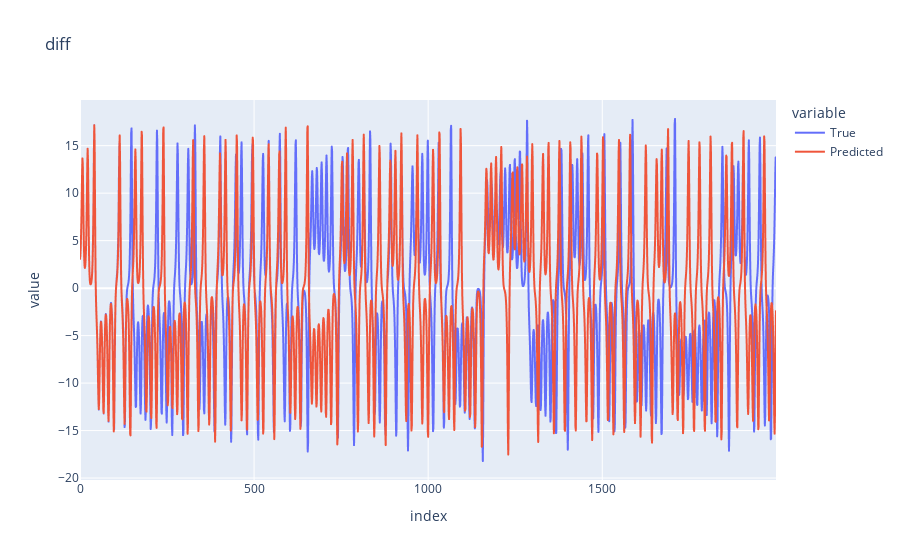

Notebook source saved alongside this figure:
### Code cell
# Plotting:
i = 0
title = "diff"
data = {"True": diff_true[:, i], "Predicted": diff_pred[:, i]}
fig = plotting.plot_multiple_1d_time_series(data, title=title)
fig.show()

### Figure 1 — Plotly figure (JSON) as saved in the notebook; plotly's stock layout.template omitted (floating-point values rounded to 4 significant figures; data arrays with more than 128 entries replaced by an {"elided": "..."} marker saying what was removed)
{"data": [{"hovertemplate": "variable=True<br>index=%{x}<br>value=%{y}<extra></extra>", "legendgroup": "True", "line": {"color": "#636efa", "dash": "solid"}, "marker": {"symbol": "circle"}, "mode": "lines", "name": "True", "showlegend": true, "type": "scattergl", "x": {"elided": "2000 int values"}, "xaxis": "x", "y": {"elided": "2000 float values"}, "yaxis": "y"}, {"hovertemplate": "variable=Predicted<br>index=%{x}<br>value=%{y}<extra></extra>", "legendgroup": "Predicted", "line": {"color": "#EF553B", "dash": "solid"}, "marker": {"symbol": "circle"}, "mode": "lines", "name": "Predicted", "showlegend": true, "type": "scattergl", "x": {"elided": "2000 int values"}, "xaxis": "x", "y": {"elided": "2000 float values"}, "yaxis": "y"}], "layout": {"legend": {"title": {"text": "variable"}, "tracegroupgap": 0}, "title": {"text": "diff"}, "xaxis": {"anchor": "y", "domain": [0.0, 1.0], "title": {"text": "index"}}, "yaxis": {"anchor": "x", "domain": [0.0, 1.0], "title": {"text": "value"}}}}
